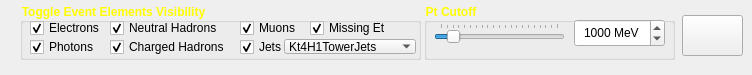
         <widget class="QWidget" native="1" name="eventWidget" >
          <property name="sizePolicy" >
           <sizepolicy vsizetype="Fixed" hsizetype="Fixed" >
            <horstretch>50</horstretch>
            <verstretch>50</verstretch>
           </sizepolicy>
          </property>
          <property name="minimumSize" >
           <size>
            <width>752</width>
            <height>75</height>
           </size>
          </property>
          <property name="maximumSize" >
           <size>
            <width>16777215</width>
            <height>16777215</height>
           </size>
          </property>
          <property name="styleSheet" >
           <string notr="true" />
          </property>
          <widget class="QGroupBox" name="groupBox_EventElements" >
           <property name="enabled" >
            <bool>true</bool>
           </property>
           <property name="geometry" >
            <rect>
             <x>20</x>
             <y>3</y>
             <width>401</width>
             <height>57</height>
            </rect>
           </property>
           <property name="font" >
            <font>
             <weight>75</weight>
             <bold>true</bold>
            </font>
           </property>
           <property name="styleSheet" >
            <string notr="true" >QGroupBox
{
color: rgb(255, 255, 0);
}</string>
           </property>
           <property name="title" >
            <string>Toggle Event Elements Visibility</string>
           </property>
           <property name="flat" >
            <bool>false</bool>
           </property>
           <widget class="QCheckBox" name="checkBox_Electrons" >
            <property name="enabled" >
             <bool>true</bool>
            </property>
            <property name="geometry" >
             <rect>
              <x>10</x>
              <y>13</y>
              <width>80</width>
              <height>24</height>
             </rect>
            </property>
            <property name="text" >
             <string>Electrons</string>
            </property>
            <property name="checkable" >
             <bool>true</bool>
            </property>
            <property name="checked" >
             <bool>true</bool>
            </property>
           </widget>
           <widget class="QCheckBox" name="checkBox_Photons" >
            <property name="enabled" >
             <bool>true</bool>
            </property>
            <property name="geometry" >
             <rect>
              <x>10</x>
              <y>32</y>
              <width>80</width>
              <height>24</height>
             </rect>
            </property>
            <property name="text" >
             <string>Photons</string>
            </property>
            <property name="checkable" >
             <bool>true</bool>
            </property>
            <property name="checked" >
             <bool>true</bool>
            </property>
           </widget>
           <widget class="QCheckBox" name="checkBox_NeutralHadrons" >
            <property name="enabled" >
             <bool>true</bool>
            </property>
            <property name="geometry" >
             <rect>
              <x>90</x>
              <y>13</y>
              <width>121</width>
              <height>24</height>
             </rect>
            </property>
            <property name="text" >
             <string>Neutral Hadrons</string>
            </property>
            <property name="checkable" >
             <bool>true</bool>
            </property>
            <property name="checked" >
             <bool>true</bool>
            </property>
           </widget>
           <widget class="QCheckBox" name="checkBox_ChargedHadrons" >
            <property name="enabled" >
             <bool>true</bool>
            </property>
            <property name="geometry" >
             <rect>
              <x>90</x>
              <y>32</y>
              <width>131</width>
              <height>24</height>
             </rect>
            </property>
            <property name="text" >
             <string>Charged Hadrons</string>
            </property>
            <property name="checkable" >
             <bool>true</bool>
            </property>
            <property name="checked" >
             <bool>true</bool>
            </property>
           </widget>
           <widget class="QCheckBox" name="checkBox_Jets" >
            <property name="enabled" >
             <bool>true</bool>
            </property>
            <property name="geometry" >
             <rect>
              <x>220</x>
              <y>32</y>
              <width>80</width>
              <height>24</height>
             </rect>
            </property>
            <property name="text" >
             <string>Jets</string>
            </property>
            <property name="checkable" >
             <bool>true</bool>
            </property>
            <property name="checked" >
             <bool>true</bool>
            </property>
           </widget>
           <widget class="QCheckBox" name="checkBox_Muons" >
            <property name="enabled" >
             <bool>true</bool>
            </property>
            <property name="geometry" >
             <rect>
              <x>220</x>
              <y>13</y>
              <width>80</width>
              <height>24</height>
             </rect>
            </property>
            <property name="text" >
             <string>Muons</string>
            </property>
            <property name="checkable" >
             <bool>true</bool>
            </property>
            <property name="checked" >
             <bool>true</bool>
            </property>
           </widget>
           <widget class="QCheckBox" name="checkBox_MissingEt" >
            <property name="enabled" >
             <bool>true</bool>
            </property>
            <property name="geometry" >
             <rect>
              <x>290</x>
              <y>13</y>
              <width>121</width>
              <height>24</height>
             </rect>
            </property>
            <property name="text" >
             <string>Missing Et</string>
            </property>
            <property name="checkable" >
             <bool>true</bool>
            </property>
            <property name="checked" >
             <bool>true</bool>
            </property>
           </widget>
           <widget class="QComboBox" name="JetComboBox" >
            <property name="enabled" >
             <bool>true</bool>
            </property>
            <property name="geometry" >
             <rect>
              <x>264</x>
              <y>36</y>
              <width>132</width>
              <height>15</height>
             </rect>
            </property>
            <property name="font" >
             <font>
              <pointsize>9</pointsize>
              <weight>50</weight>
              <bold>false</bold>
              <underline>false</underline>
              <strikeout>false</strikeout>
              <kerning>true</kerning>
             </font>
            </property>
            <property name="contextMenuPolicy" >
             <enum>Qt::DefaultContextMenu</enum>
            </property>
            <property name="layoutDirection" >
             <enum>Qt::LeftToRight</enum>
            </property>
            <property name="autoFillBackground" >
             <bool>false</bool>
            </property>
            <property name="editable" >
             <bool>false</bool>
            </property>
            <property name="insertPolicy" >
             <enum>QComboBox::InsertAtBottom</enum>
            </property>
            <property name="sizeAdjustPolicy" >
             <enum>QComboBox::AdjustToContentsOnFirstShow</enum>
            </property>
            <property name="duplicatesEnabled" >
             <bool>false</bool>
            </property>
            <property name="frame" >
             <bool>false</bool>
            </property>
            <property name="modelColumn" >
             <number>0</number>
            </property>
            <item>
             <property name="text" >
              <string>Kt4H1TowerJets</string>
             </property>
            </item>
            <item>
             <property name="text" >
              <string>Kt4H1TopoJets</string>
             </property>
            </item>
            <item>
             <property name="text" >
              <string>Cone4H1TowerJets</string>
             </property>
            </item>
            <item>
             <property name="text" >
              <string>Cone4H1TopoJets</string>
             </property>
            </item>
           </widget>
          </widget>
          <widget class="QGroupBox" name="groupBox_PtCutoff" >
           <property name="enabled" >
            <bool>true</bool>
           </property>
           <property name="geometry" >
            <rect>
             <x>424</x>
             <y>3</y>
             <width>251</width>
             <height>57</height>
            </rect>
           </property>
           <property name="font" >
            <font>
             <weight>75</weight>
             <bold>true</bold>
            </font>
           </property>
           <property name="styleSheet" >
            <string notr="true" >color: rgb(255, 255, 0);</string>
           </property>
           <property name="title" >
            <string>Pt Cutoff</string>
           </property>
           <widget class="QSlider" name="PtCutoff_Slider" >
            <property name="enabled" >
             <bool>true</bool>
            </property>
            <property name="geometry" >
             <rect>
              <x>10</x>
              <y>20</y>
              <width>131</width>
              <height>20</height>
             </rect>
            </property>
            <property name="maximum" >
             <number>10000</number>
            </property>
            <property name="value" >
             <number>1000</number>
            </property>
            <property name="orientation" >
             <enum>Qt::Horizontal</enum>
            </property>
            <property name="tickPosition" >
             <enum>QSlider::TicksAbove</enum>
            </property>
            <property name="tickInterval" >
             <number>500</number>
            </property>
           </widget>
           <widget class="QSpinBox" name="spinBox_Pt" >
            <property name="enabled" >
             <bool>true</bool>
            </property>
            <property name="geometry" >
             <rect>
              <x>150</x>
              <y>16</y>
              <width>91</width>
              <height>28</height>
             </rect>
            </property>
            <property name="styleSheet" >
             <string notr="true" >color: rgb(0, 0, 0);</string>
            </property>
            <property name="alignment" >
             <set>Qt::AlignCenter</set>
            </property>
            <property name="suffix" >
             <string> MeV</string>
            </property>
            <property name="maximum" >
             <number>10000</number>
            </property>
            <property name="value" >
             <number>1000</number>
            </property>
           </widget>
          </widget>
          <widget class="QPushButton" name="nextEventButton" >
           <property name="geometry" >
            <rect>
             <x>682</x>
             <y>15</y>
             <width>61</width>
             <height>41</height>
            </rect>
           </property>
           <property name="font" >
            <font>
             <weight>75</weight>
             <bold>true</bold>
            </font>
           </property>
           <property name="toolTip" >
            <string>Next Event</string>
           </property>
           <property name="autoFillBackground" >
            <bool>false</bool>
           </property>
           <property name="styleSheet" >
            <string notr="true" >border-image: url(:/media/higgs_next.png);
</string>
           </property>
           <property name="text" >
            <string/>
           </property>
           <property name="checkable" >
            <bool>false</bool>
           </property>
           <property name="autoDefault" >
            <bool>false</bool>
           </property>
           <property name="default" >
            <bool>false</bool>
           </property>
           <property name="flat" >
            <bool>false</bool>
           </property>
          </widget>
         </widget>
